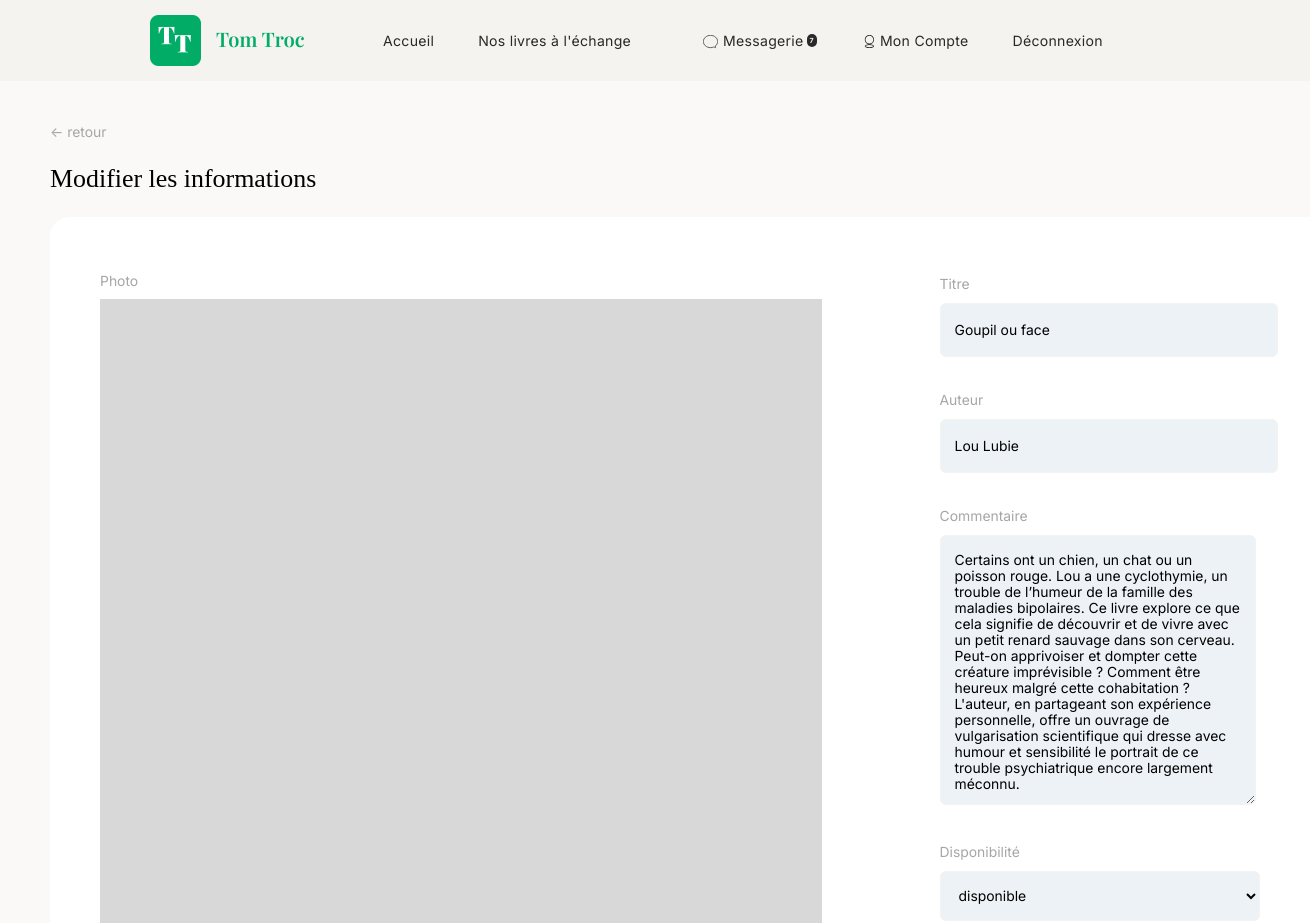
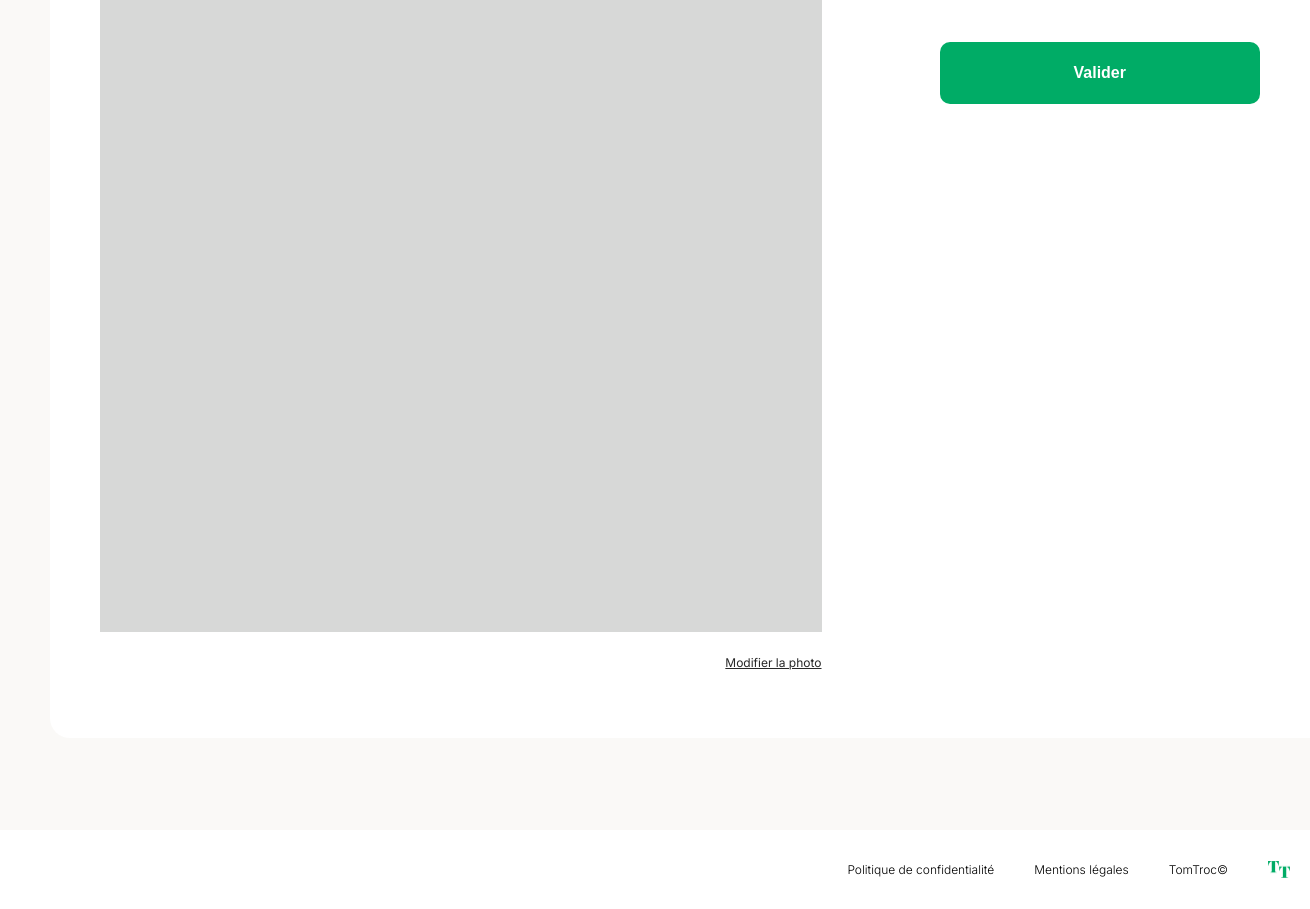
The page /index.php?action=bookForm&id=43 (signed in) on the database its author committed (2 pictures, top to bottom).
### tables this page shows
CREATE TABLE `Books` (
  `id` int(11) NOT NULL,
  `title` varchar(255) NOT NULL,
  `author` varchar(100) NOT NULL,
  `cover` varchar(255) DEFAULT NULL,
  `description` text NOT NULL,
  `disponibility` tinyint(1) NOT NULL,
  `user_id` int(11) NOT NULL
);

### views/View.php (called while the page is built, shortened)
<?php
class View
{
    public function render(string $viewName, array $params = []) : void
    {
        $viewPath = $this->buildViewPath($viewName);
        $content = $this->_renderViewFromTemplate($viewPath, $params);
    }
    private function _renderViewFromTemplate(string $viewPath, array $params = []) : string
    {
        if (file_exists($viewPath)) {
            extract($params);
            require($viewPath);
            return ob_get_clean();
        } else {
            throw new Exception("La vue '$viewPath' est introuvable.");
        }
    }
    private function buildViewPath(string $viewName) : string
    {
        return TEMPLATE_VIEW_PATH . $viewName . '.php';
    }
}

### controllers/BookController.php (called while the page is built, shortened)
<?php
class BookController
{
    private $bookManager;
    public function __construct(BookManager $bookManager)
    {
        $this->bookManager = $bookManager;
    }
    public function bookForm() : void
    {
        $book = $this->bookManager->getBookById(htmlspecialchars($_GET['id']));
        $view = new View("Edition du livre");
        $view->render("bookUpdateForm", ['book' => $book]);
    }
}

### models/AbstractEntityManager.php (called while the page is built, shortened)
<?php
abstract class AbstractEntityManager {
    public function __construct()
    {
        $this->db = DBManager::getInstance();
    }
}

### config/autoload.php (called while the page is built, shortened)
<?php
spl_autoload_register(function($className) {
    $directories = ['services', 'models', 'controllers', 'views'];
    foreach ($directories as $directory) {
        $filePath = $directory . '/' . $className . '.php';
        if (file_exists($filePath)) {
            return;
        }
    }
});

### models/DBManager.php (called while the page is built, shortened)
<?php
class DBManager
{
    private static $instance;
    private $db;
    private function __construct()
    {
        $this->db = new PDO('mysql:host=' . DB_HOST . ';dbname=' . DB_NAME . ';charset=utf8', DB_USER, DB_PASS);
        $this->db->setAttribute(PDO::ATTR_ERRMODE, PDO::ERRMODE_EXCEPTION);
        $this->db->setAttribute(PDO::ATTR_DEFAULT_FETCH_MODE, PDO::FETCH_ASSOC);
    }
    public static function getInstance() : DBManager
    {
        if (!self::$instance) {
            self::$instance = new DBManager();
        }
        return self::$instance;
    }
    public function query(string $sql, ?array $params = null) : PDOStatement
    {
        if ($params == null) {
            $query = $this->db->query($sql);
        } else {
            $query = $this->db->prepare($sql);
            $query->execute($params);
        }
        return $query;
    }
}

### models/BookManager.php (called while the page is built, shortened)
<?php
class BookManager extends AbstractEntityManager
{
    public function getBookById(int $bookId) : ?Book
    {
        $sql = "SELECT Books.*, Users.login AS login, Users.picture AS user_picture
        FROM Books
        JOIN Users ON Books.user_id = Users.id
        WHERE Books.id = $bookId";
        $result = $this->db->query($sql);
        $book = $result->fetch();
        if ($book) {
            return new Book($book);
        }
        return null;
    }
}

### models/AbstractEntity.php (called while the page is built, shortened)
<?php
abstract class AbstractEntity
{
    protected function hydrate(array $data) : void
    {
        foreach ($data as $key => $value) {
            $method = 'set' . str_replace('_', '', ucwords($key, '_'));
        }
    }
}

### models/Book.php (called while the page is built, shortened)
<?php
class Book extends AbstractEntity
{
   protected int $id;
   private string $title;
   private string $author;
   private ?string $cover;
   private string $description;
   public function setId(int $id) : void
   {
       $this->id = $id;
   }
   public function getId() : int
   {
       return $this->id;
   }
   public function setTitle(string $title) : void
   {
       $this->title = $title;
   }
   public function getTitle() : string
   {
       return $this->title;
   }
   public function setAuthor(string $author) : void
   {
       $this->author = $author;
   }
   public function getAuthor() : string
   {
       return $this->author;
   }
   public function setCover(?string $cover) : void
   {
       if ($cover !== NULL) {
           $this->cover = $cover;
       }
       else {
           $this->cover = '';
       }
   }
   public function getCover() : string
   {
       return $this->cover;
   }
   public function setDescription(string $description) : void
   {
       $this->description = $description;
   }
   public function getDescription() : string
   {
       return $this->description;
   }
}

### views/templates/bookUpdateForm.php (the view, shortened to what this page needs)
<div class="bookForm">
    <a href="index.php?action=account" class="back">&lt;- retour</a>
    <h3>Modifier les informations</h3>
    <div class="container">
        <div class="item">
            <h4>Photo</h4>
            <?php if ($book->getCover()) :?>
                <img src="img/covers/<?=$book->getCover();?>" alt="Couverture du livre <?=$book->getTitle();?>">
            <?php else :?>
                <img src="img/covers/default.png" alt="Ce livre n'a pas de couverture enregistrée.">
            <?php endif;?>
            <a href="index.php?action=cover&id=<?=$book->getId()?>">Modifier la photo</a>
        </div>
        <div class="bookInfos">
            <form action="index.php?action=updateBook" method="post">
                <label for="title">Titre</label>
                <br>
                <input type="text" name="title" id="title" value="<?=$book->getTitle()?>">
                <br>
                <label for="author">Auteur</label>
                <br>
                <input type="text" name="author" id="author" value="<?=$book->getAuthor()?>">
                <br>
                <label for="description">Commentaire</label>
                <br>
                <textarea name="description" id="description"><?=$book->getDescription()?></textarea>
                <br>
                <label for="disponibility">Disponibilité</label>
                <br>
                <select name="disponibility" id="disponibility">
                    <option value="1">disponible</option>
                </select>
                <br>
                <button type="submit">Valider</button>
            </form>
        </div>
    </div>
</div>

### css/style.css (style rules this page uses)
:root { --black: #292929; --grey-text: #A6A6A6; --clear-grey: #F5F3EF; --green: #00AC66; --white: #FFFFFF; --beige: #FAF9F7; --brown : #C56D6D; --light-grey : #EDF2F6; }
body { margin: 0; color: var(--noir); background-color: var(--clear-grey); font-family: 'Inter', Arial, Helvetica, sans-serif; }
h3 { font-family: 'Playfair Display', 'Times New Roman', Times, serif; font-size: 2em; font-weight: 400; }
.bookForm { width: 100%; padding: 40px 50px 92px 50px; background-color: var(--beige); }
.back { color: var(--grey-text); text-decoration: none; font-size: 0.87em; font-weight: 400; }
.bookForm h3 { font-size: 1.62em; margin: 23px 0; }
.bookForm .container { width: -webkit-fit-content; width: -moz-fit-content; width: fit-content; background-color: var(--white); padding: 56px 50px 68px 50px; border-radius: 20px; }
.bookForm .item { display: -webkit-box; display: -ms-flexbox; display: flex; -webkit-box-orient: vertical; -webkit-box-direction: normal; -ms-flex-direction: column; flex-direction: column; }
.bookForm h4 { margin: 0; color: var(--grey-text); font-size: 0.87em; font-weight: 400; }
.bookForm img { width: 100%; margin: 10px 0 23px 0; }
.bookForm .container a { text-align: right; color: var(--black); font-size: 0.75em; }
.bookInfos { padding: 0 50px 0 118px; }
.bookInfos label { color: var(--grey-text); font-size: 0.87em; }
.bookInfos input, select, textarea { width: 100%; height: 50px; background-color: var(--light-grey); border: 1px solid var(--clear-grey); border-radius: 6px; padding-left: 14px; margin: 10px 0 32px 0; font-family: 'Inter', Arial, Helvetica, sans-serif; font-size: 0.87em; }
.bookInfos textarea { width: 90%; height: 250px; padding-top: 16px; padding-right: 12px; }
.bookInfos button { font-size: 1em; font-weight: 600; color: var(--white); text-decoration: none; background-color: var(--green); padding: 22px 134px; margin-top: 12px; border: 0; border-radius: 10px; }
.container { display: -webkit-box; display: -ms-flexbox; display: flex; -webkit-box-pack: justify; -ms-flex-pack: justify; justify-content: space-between; }

### rows shown on the page
books: title "Goupil ou face", author "Lou Lubie", description "Certains ont un chien, un chat ou un poisson rouge. Lou a une cyclothymie, un trouble de l’humeur de la famille des maladies bipolaires. Ce livre explore ce que cela signifie de découvrir et de vivre avec un petit renard sauvage dans son cerveau. Peut-on apprivoiser et dompter cette créature imprévisible ? Comment être heureux malgré cette cohabitation ? L'auteur, en partageant son expérience personnelle, offre un ouvrage de vulgarisation scientifique qui dresse avec humour et sensibilité le portrait de ce trouble psychiatrique encore largement méconnu."

### other values the page prints
$_SESSION['conversations'] "7"
